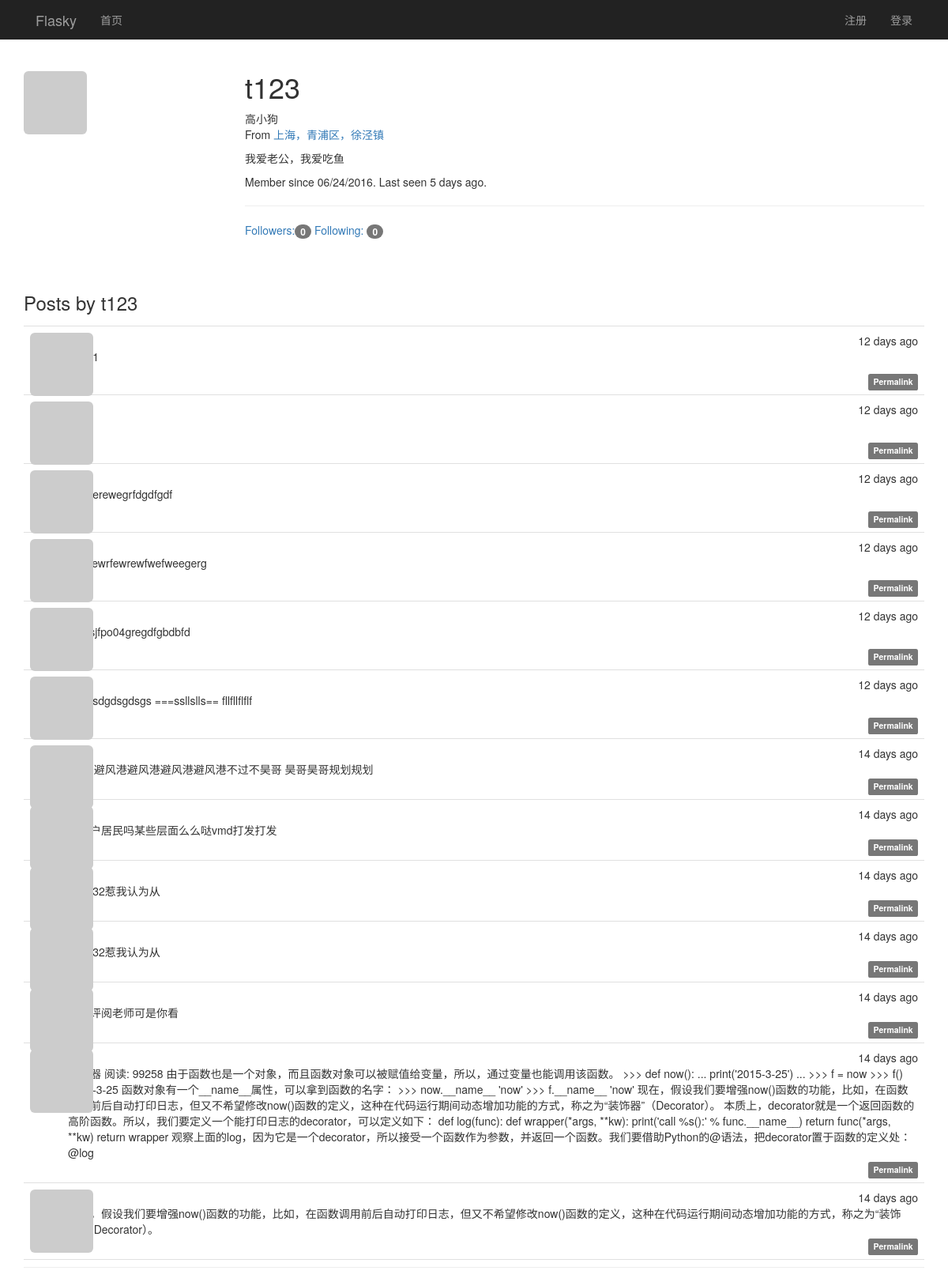
The page /user/t123 on the database as committed earlier.
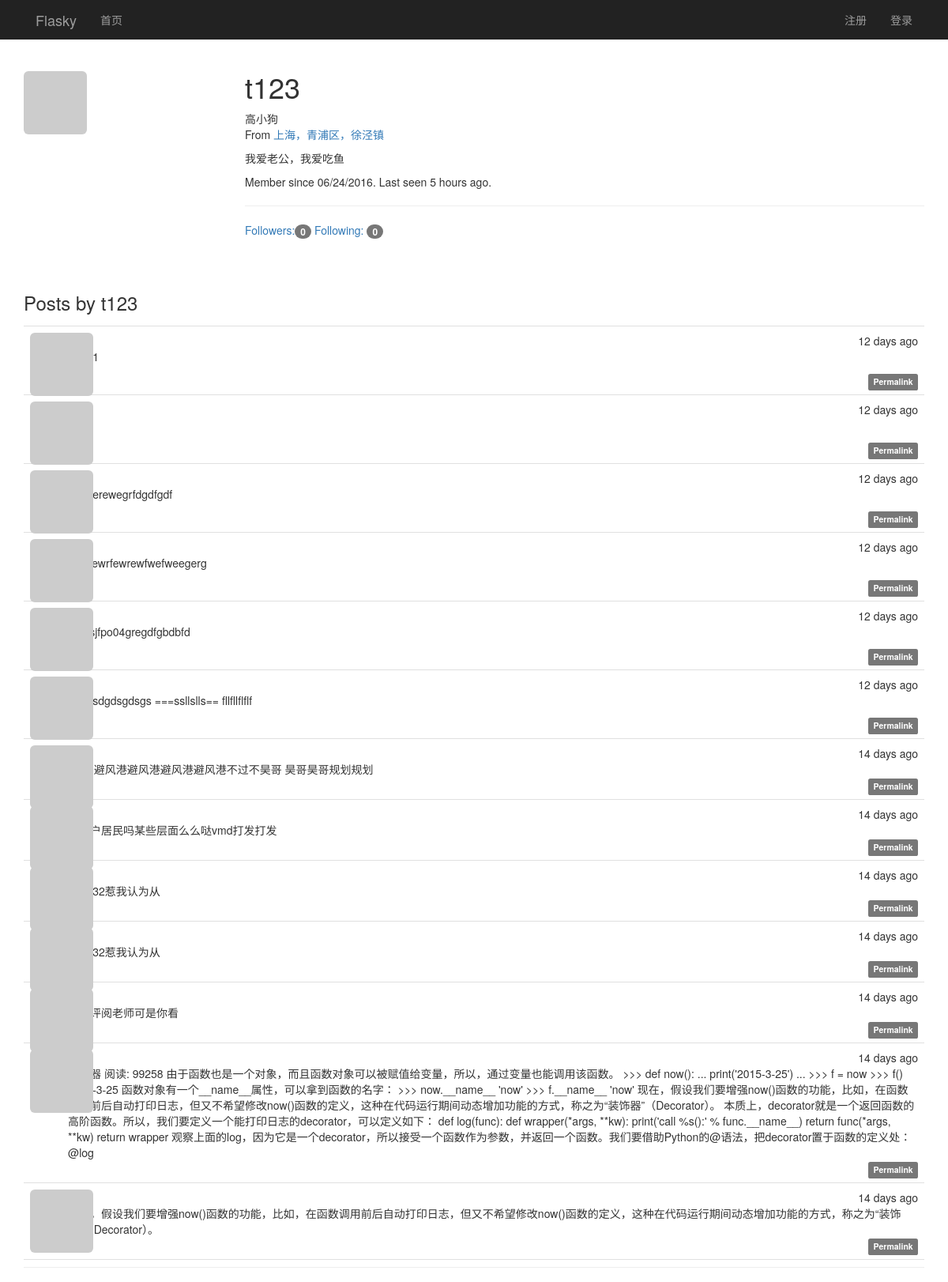
The same page on the database as committed later.
### app/models.py (models this page shows, shortened)
class User(UserMixin, db.Model):
    __tablename__ = 'users'
    id = db.Column(db.Integer, primary_key=True)
    email = db.Column(db.String(64), unique=True, index=True)
    username = db.Column(db.String(64), unique=True, index=True)
    password_hash = db.Column(db.String(128))
    confirmed = db.Column(db.Boolean, default=False)
    role_id = db.Column(db.Integer, db.ForeignKey('roles.id'))
    name = db.Column(db.String(64))
    location = db.Column(db.String(64))
    about_me = db.Column(db.TEXT())
    member_since = db.Column(db.DateTime(), default=datetime.utcnow)
    last_seen = db.Column(db.DateTime(), default=datetime.utcnow)
    avatar_hash = db.Column(db.String(32))
    posts = db.relationship('Post', backref='author', lazy='dynamic')
    followed = db.relationship('Follow', foreign_keys=[Follow.follower_id],
                               backref=db.backref('follower', lazy='joined'),
                               lazy='dynamic',
                               cascade='all, delete-orphan')
    followers = db.relationship('Follow', foreign_keys=[Follow.followed_id],
                               backref=db.backref('followed', lazy='joined'),
                               lazy='dynamic',
                               cascade='all, delete-orphan')
    @property
    def password(self):
        raise AttributeError('password is not a readable attribute')
    def gravatar(self, size=100, default='identicon', rating='g'):
        if request.is_secure:
            url = 'https://secure.gravatar.com/avatar'
        else:
            url = 'http://s.gravatar.com/avatar'
        email_hash = self.avatar_hash or hashlib.md5(self.email.encode('utf-8')).hexdigest()
        return '{url}/{hash}?s={size}&d={default}&r={rating}'.format(
            url=url, hash=email_hash, size=size, default=default, rating=rating)

class Post(db.Model):
    __tablename__ = 'posts'
    id = db.Column(db.Integer, primary_key=True)
    body = db.Column(db.Text)
    body_html = db.Column(db.Text)
    timestamp = db.Column(db.DateTime, index=True, default=datetime.utcnow)
    author_id = db.Column(db.Integer, db.ForeignKey('users.id'))

### app/main/views.py (the view)
@main.route('/user/<username>')
def user(username):
    user_name = User.query.filter_by(username=username).first_or_404()
    posts = user_name.posts.order_by(Post.timestamp.desc()).all()
    return render_template('user.html', user=user_name, posts=posts)

### app/auth/views.py (called while the page is built)
@auth.before_app_request
def before_request():
    if current_user.is_authenticated:
        current_user.ping()
        if not current_user.confirmed \
                and request.endpoint[:5] != 'auth.' \
                and request.endpoint != 'static':
            return redirect(url_for('auth.unconfirmed'))

### app/main/__init__.py (called while the page is built)
@main.app_context_processor
def inject_permissions():
    return dict(Permission=Permission)

### app/models.py (called while the page is built)
    def can(self, permissions):
        return False

    def is_administrator(self):
        return False

### app/templates/user.html (shortened to what this page needs)
{% extends "base.html" %}
{% block page_content %}
<div class="page-header">
    <img class="img-rounded profile-thumbnail" src="{{ user.gravatar(size=256) }}">
    <div class="profile-header">
        <h1>{{ user.username }}</h1>
        {% if user.name or user.location %}
        <p>
            {% if user.name %}{{ user.name }}<br>{% endif %}
            {% if user.location %}
                From <a href="http://maps.google.com/?q={{ user.location }}">
                    {{ user.location }}
                </a><br>
            {% endif %}
        </p>
        {% endif %}
        {%  if user.about_me %}<p>{{ user.about_me }}</p>{% endif %}
        <p>
            Member since {{ moment(user.member_since).format('L') }}.
            Last seen {{ moment(user.last_seen).fromNow() }}.
        </p>
        <div>
        <hr />
        <a href="{{ url_for('.followers', username=user.username) }}">
            Followers:<span class="badge">{{ user.followers.count() }}</span>
        </a>
        <a href="{{ url_for('.followed_by', username=user.username) }}">
            Following: <span class="badge">{{ user.followed.count() }}
        </span>
        </a>
        </div>
    </div>
    <h3>Posts by {{ user.username }}</h3>
    {% include '_posts.html' %}
</div>
{% endblock %}

### app/templates/base.html (shortened to what this page needs)
{% extends "bootstrap/base.html" %}
{% block head %}
{{ super() }}
<link rel="stylesheet" type="text/css" href="{{ url_for('static', filename='styles.css') }}">
{% endblock %}
{% block navbar %}
<div class="nvrbar navbar-inverse" role="navigation" >
    <div class="container">
        <div class="navbar-header">
            <a class="navbar-brand" href="{{ url_for('main.index') }}">Flasky</a>
        </div>
        <div class="navbar-collapse collpase">
            <ul class="nav  navbar-nav">
                <li><a href="{{ url_for('main.index') }}">首页</a></li>
            </ul>
            <ul class="nav navbar-nav navbar-right">
                {% if current_user.is_authenticated %}
                <li>
                    <a href="{{ url_for('main.user', username=current_user.username) }}">
                        <img src="{{ current_user.gravatar(size=18) }}">
                        {{ current_user.username }}</a>
                </li>
                <li class="dropdown">
                    <a href="#" class="dropdown-toggle" data-toggle="dropdown">账户 <b class="caret"></b></a>
                    <ul class="dropdown-menu">
                        <li><a href="{{ url_for('auth.change_password') }}">修改密码</a></li>
                        <li><a href="{{ url_for('main.user', username=current_user.username) }}">设置</a></li>
                        <li class="divider"></li>
                        <li><a href="{{ url_for('auth.logout') }}">注销</a></li>
                    </ul>
                </li>
                {% else %}
                <li><a href="{{ url_for('auth.register') }}">注册</a></li>
                <li><a href="{{ url_for('auth.login') }}">登录</a> </li>
                {% endif %}
            </ul>
        </div>
     </div>
</div>
{% endblock %}
{% block content %}
<div class="container">
    {% block page_content %}{% endblock %}
</div>
{% endblock %}

### app/templates/_posts.html (shortened to what this page needs)
<ul class="posts">
    {% for post in posts %}
    <li class="post">
        <div class="post-thumbnail">
            <a href="{{ url_for('.user', username=post.author.username) }}">
                <img class="img-rounded profile-thumbnail"
                     src="{{ post.author.gravatar(size=40) }}">
            </a>
        </div>
        <div class="post-content">
            <div class="post-date">{{ moment(post.timestamp).fromNow() }}</div>
            <div class="post-author">
                <a href="{{ url_for('.user', username=post.author.username) }}">
                </a>
            </div>
            <div class="post-body">
                {% if post.body_html %}
                    {{ post.body_html | safe }}
                {% else %}
                    {{ post.body }}
                {% endif %}
            </div>
            <div class="post-footer">
                <a href="{{ url_for('.post', post_id=post.id) }}">
                    <span class="label label-default">Permalink</span>
                </a>
            </div>
        </div>
    </li>
    {% endfor %}
</ul>

### app/static/styles.css (style rules this page uses)
.profile-thumbnail { position: absolute; }
.profile-header { min-height: 260px; margin-left: 280px; }
ul.posts { list-style-type: none; padding: 0px; margin: 16px 0px 0px 0px; border-top: 1px solid #e0e0e0; }
ul.posts li.post { padding: 8px; border-bottom: 1px solid #e0e0e0; }
div.post-date { float: right; }
div.post-author { font-weight: bold; }
div.post-thumbnail { position: absolute; }
div.post-content { margin-left: 48px; min-height: 48px; }
div.post-footer { text-align: right; }

Rows that differ between the two databases and show on the page:
changed User "高小狗": last_seen "5 days ago" → "5 hours ago"
